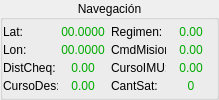
    <widget class="QGroupBox" name="gB_Navegacion">
     <property name="styleSheet">
      <string notr="true"> background: rgba(40, 40, 40, 150);
 border: 1px solid #4a4a4a;
 border-radius: 8px;
 color: #ffffff;
 QLabel {
 border-radius: 8px;
 padding-left: 3px;
 text-align: center;
 font-family: 'Consolas', 'Monospace', courier;
 }</string>
     </property>
     <property name="title">
      <string>Navegación</string>
     </property>
     <property name="alignment">
      <set>Qt::AlignCenter</set>
     </property>
     <property name="flat">
      <bool>false</bool>
     </property>
     <layout class="QHBoxLayout" name="horizontalLayout_3">
      <property name="spacing">
       <number>3</number>
      </property>
      <property name="leftMargin">
       <number>0</number>
      </property>
      <property name="topMargin">
       <number>0</number>
      </property>
      <property name="rightMargin">
       <number>0</number>
      </property>
      <property name="bottomMargin">
       <number>0</number>
      </property>
      <item>
       <layout class="QFormLayout" name="formLayout_4">
        <property name="rowWrapPolicy">
         <enum>QFormLayout::DontWrapRows</enum>
        </property>
        <property name="labelAlignment">
         <set>Qt::AlignCenter</set>
        </property>
        <property name="formAlignment">
         <set>Qt::AlignCenter</set>
        </property>
        <property name="horizontalSpacing">
         <number>0</number>
        </property>
        <property name="verticalSpacing">
         <number>4</number>
        </property>
        <item row="0" column="0">
         <widget class="QLabel" name="label">
          <property name="minimumSize">
           <size>
            <width>55</width>
            <height>0</height>
           </size>
          </property>
          <property name="maximumSize">
           <size>
            <width>55</width>
            <height>16777215</height>
           </size>
          </property>
          <property name="text">
           <string>Lat:</string>
          </property>
         </widget>
        </item>
        <item row="0" column="1">
         <widget class="QLabel" name="lB_Lat">
          <property name="minimumSize">
           <size>
            <width>50</width>
            <height>0</height>
           </size>
          </property>
          <property name="maximumSize">
           <size>
            <width>50</width>
            <height>16777215</height>
           </size>
          </property>
          <property name="styleSheet">
           <string notr="true">color: rgb(0, 170, 0);</string>
          </property>
          <property name="frameShape">
           <enum>QFrame::NoFrame</enum>
          </property>
          <property name="frameShadow">
           <enum>QFrame::Plain</enum>
          </property>
          <property name="text">
           <string>00.0000</string>
          </property>
          <property name="alignment">
           <set>Qt::AlignCenter</set>
          </property>
         </widget>
        </item>
        <item row="1" column="0">
         <widget class="QLabel" name="label_3">
          <property name="minimumSize">
           <size>
            <width>55</width>
            <height>0</height>
           </size>
          </property>
          <property name="maximumSize">
           <size>
            <width>55</width>
            <height>16777215</height>
           </size>
          </property>
          <property name="text">
           <string>Lon:</string>
          </property>
         </widget>
        </item>
        <item row="1" column="1">
         <widget class="QLabel" name="lB_Lon">
          <property name="minimumSize">
           <size>
            <width>50</width>
            <height>0</height>
           </size>
          </property>
          <property name="maximumSize">
           <size>
            <width>50</width>
            <height>16777215</height>
           </size>
          </property>
          <property name="styleSheet">
           <string notr="true">color: rgb(0, 170, 0);</string>
          </property>
          <property name="frameShape">
           <enum>QFrame::NoFrame</enum>
          </property>
          <property name="frameShadow">
           <enum>QFrame::Plain</enum>
          </property>
          <property name="text">
           <string>00.0000</string>
          </property>
          <property name="alignment">
           <set>Qt::AlignCenter</set>
          </property>
         </widget>
        </item>
        <item row="2" column="0">
         <widget class="QLabel" name="label_37">
          <property name="minimumSize">
           <size>
            <width>55</width>
            <height>0</height>
           </size>
          </property>
          <property name="maximumSize">
           <size>
            <width>55</width>
            <height>16777215</height>
           </size>
          </property>
          <property name="text">
           <string>DistCheq:</string>
          </property>
         </widget>
        </item>
        <item row="2" column="1">
         <widget class="QLabel" name="lB_DistCheq">
          <property name="minimumSize">
           <size>
            <width>50</width>
            <height>0</height>
           </size>
          </property>
          <property name="maximumSize">
           <size>
            <width>50</width>
            <height>16777215</height>
           </size>
          </property>
          <property name="styleSheet">
           <string notr="true">color: rgb(0, 170, 0);</string>
          </property>
          <property name="frameShape">
           <enum>QFrame::NoFrame</enum>
          </property>
          <property name="frameShadow">
           <enum>QFrame::Plain</enum>
          </property>
          <property name="text">
           <string>0.00</string>
          </property>
          <property name="alignment">
           <set>Qt::AlignCenter</set>
          </property>
         </widget>
        </item>
        <item row="3" column="0">
         <widget class="QLabel" name="label_39">
          <property name="minimumSize">
           <size>
            <width>55</width>
            <height>0</height>
           </size>
          </property>
          <property name="maximumSize">
           <size>
            <width>55</width>
            <height>16777215</height>
           </size>
          </property>
          <property name="text">
           <string>CursoDes:</string>
          </property>
         </widget>
        </item>
        <item row="3" column="1">
         <widget class="QLabel" name="lB_CursoDeseado">
          <property name="minimumSize">
           <size>
            <width>50</width>
            <height>0</height>
           </size>
          </property>
          <property name="maximumSize">
           <size>
            <width>50</width>
            <height>16777215</height>
           </size>
          </property>
          <property name="styleSheet">
           <string notr="true">color: rgb(0, 170, 0);</string>
          </property>
          <property name="frameShape">
           <enum>QFrame::NoFrame</enum>
          </property>
          <property name="frameShadow">
           <enum>QFrame::Plain</enum>
          </property>
          <property name="text">
           <string>0.00</string>
          </property>
          <property name="alignment">
           <set>Qt::AlignCenter</set>
          </property>
         </widget>
        </item>
       </layout>
      </item>
      <item>
       <layout class="QFormLayout" name="formLayout_7">
        <property name="labelAlignment">
         <set>Qt::AlignCenter</set>
        </property>
        <property name="formAlignment">
         <set>Qt::AlignCenter</set>
        </property>
        <property name="horizontalSpacing">
         <number>0</number>
        </property>
        <property name="verticalSpacing">
         <number>4</number>
        </property>
        <item row="0" column="0">
         <widget class="QLabel" name="label_43">
          <property name="minimumSize">
           <size>
            <width>55</width>
            <height>0</height>
           </size>
          </property>
          <property name="maximumSize">
           <size>
            <width>55</width>
            <height>16777215</height>
           </size>
          </property>
          <property name="text">
           <string>Regimen:</string>
          </property>
         </widget>
        </item>
        <item row="0" column="1">
         <widget class="QLabel" name="lB_Regimen">
          <property name="minimumSize">
           <size>
            <width>50</width>
            <height>0</height>
           </size>
          </property>
          <property name="maximumSize">
           <size>
            <width>50</width>
            <height>16777215</height>
           </size>
          </property>
          <property name="styleSheet">
           <string notr="true">color: rgb(0, 170, 0);</string>
          </property>
          <property name="frameShape">
           <enum>QFrame::NoFrame</enum>
          </property>
          <property name="frameShadow">
           <enum>QFrame::Plain</enum>
          </property>
          <property name="text">
           <string>0.00</string>
          </property>
          <property name="alignment">
           <set>Qt::AlignCenter</set>
          </property>
         </widget>
        </item>
        <item row="1" column="0">
         <widget class="QLabel" name="label_45">
          <property name="minimumSize">
           <size>
            <width>55</width>
            <height>0</height>
           </size>
          </property>
          <property name="maximumSize">
           <size>
            <width>55</width>
            <height>16777215</height>
           </size>
          </property>
          <property name="text">
           <string>CmdMision:</string>
          </property>
         </widget>
        </item>
        <item row="1" column="1">
         <widget class="QLabel" name="lB_CmdMision">
          <property name="minimumSize">
           <size>
            <width>50</width>
            <height>0</height>
           </size>
          </property>
          <property name="maximumSize">
           <size>
            <width>50</width>
            <height>16777215</height>
           </size>
          </property>
          <property name="styleSheet">
           <string notr="true">color: rgb(0, 170, 0);</string>
          </property>
          <property name="frameShape">
           <enum>QFrame::NoFrame</enum>
          </property>
          <property name="frameShadow">
           <enum>QFrame::Plain</enum>
          </property>
          <property name="text">
           <string>0.00</string>
          </property>
          <property name="alignment">
           <set>Qt::AlignCenter</set>
          </property>
         </widget>
        </item>
        <item row="2" column="0">
         <widget class="QLabel" name="label_2">
          <property name="minimumSize">
           <size>
            <width>55</width>
            <height>0</height>
           </size>
          </property>
          <property name="maximumSize">
           <size>
            <width>55</width>
            <height>16777215</height>
           </size>
          </property>
          <property name="text">
           <string>CursoIMU:</string>
          </property>
         </widget>
        </item>
        <item row="2" column="1">
         <widget class="QLabel" name="lB_CursoIMU">
          <property name="minimumSize">
           <size>
            <width>50</width>
            <height>0</height>
           </size>
          </property>
          <property name="maximumSize">
           <size>
            <width>50</width>
            <height>16777215</height>
           </size>
          </property>
          <property name="styleSheet">
           <string notr="true">color: rgb(0, 170, 0);</string>
          </property>
          <property name="text">
           <string>0.00</string>
          </property>
          <property name="alignment">
           <set>Qt::AlignCenter</set>
          </property>
         </widget>
        </item>
        <item row="3" column="0">
         <widget class="QLabel" name="label_4">
          <property name="minimumSize">
           <size>
            <width>55</width>
            <height>0</height>
           </size>
          </property>
          <property name="maximumSize">
           <size>
            <width>55</width>
            <height>16777215</height>
           </size>
          </property>
          <property name="text">
           <string>CantSat:</string>
          </property>
         </widget>
        </item>
        <item row="3" column="1">
         <widget class="QLabel" name="lB_CantSat">
          <property name="minimumSize">
           <size>
            <width>50</width>
            <height>0</height>
           </size>
          </property>
          <property name="maximumSize">
           <size>
            <width>50</width>
            <height>16777215</height>
           </size>
          </property>
          <property name="styleSheet">
           <string notr="true">color: rgb(0, 170, 0);</string>
          </property>
          <property name="text">
           <string>0</string>
          </property>
          <property name="alignment">
           <set>Qt::AlignCenter</set>
          </property>
         </widget>
        </item>
       </layout>
      </item>
     </layout>
    </widget>
